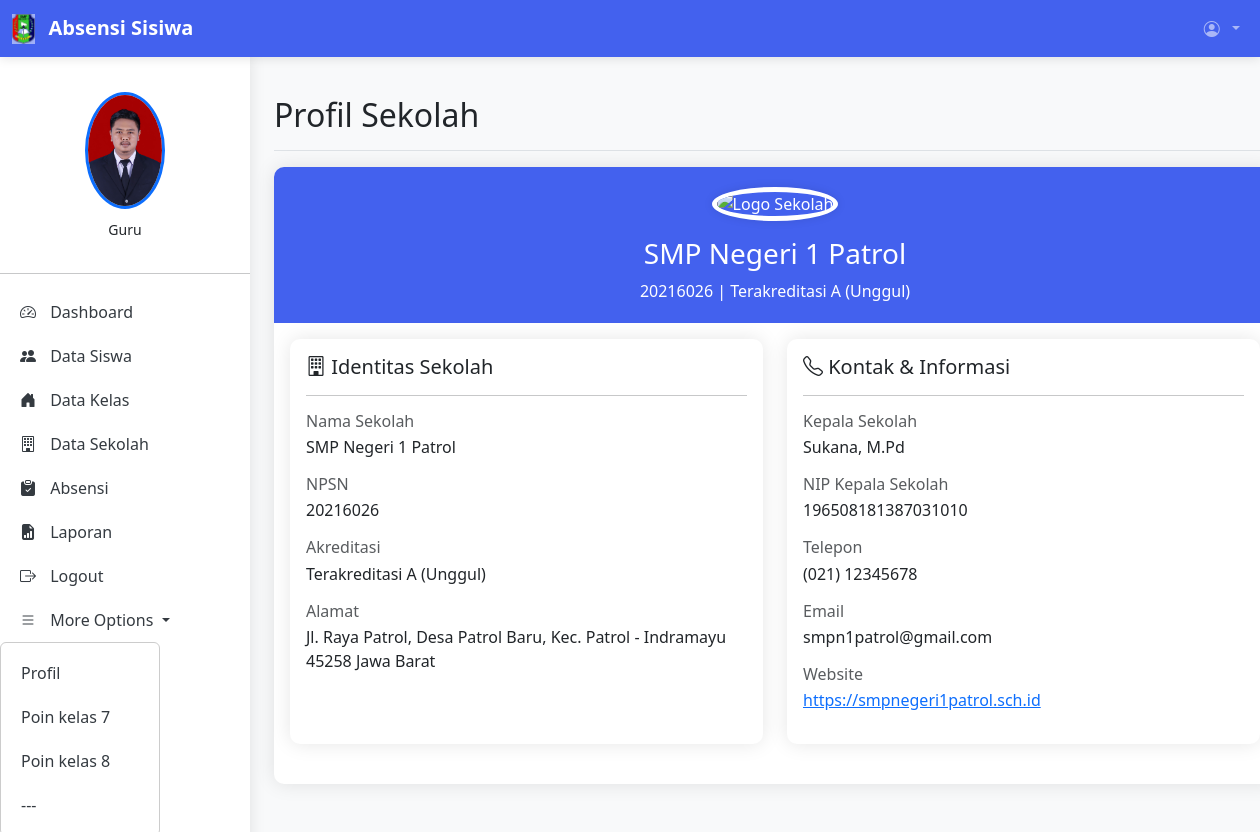
The page /sekolah/index.php (signed in) on the database its author committed.
### tables this page shows
CREATE TABLE `sekolah` (
  `id` int(11) NOT NULL,
  `nama_sekolah` varchar(100) NOT NULL,
  `nss` varchar(50) DEFAULT NULL,
  `npsn` varchar(50) DEFAULT NULL,
  `alamat` text NOT NULL,
  `kecamatan` varchar(50) DEFAULT NULL,
  `kabupaten` varchar(50) DEFAULT NULL,
  `provinsi` varchar(50) DEFAULT NULL,
  `telepon` varchar(20) NOT NULL,
  `email` varchar(50) NOT NULL,
  `website` varchar(100) DEFAULT NULL,
  `logo` varchar(255) DEFAULT NULL,
  `kepala_sekolah` varchar(100) DEFAULT NULL,
  `nip_kepala_sekolah` varchar(50) DEFAULT NULL
);

### sekolah/index.php (the view, shortened to what this page needs)
<?php
require '../koneksi.php';
$sekolah = mysqli_fetch_assoc(mysqli_query($conn, "SELECT * FROM sekolah LIMIT 1"));
?>
<!DOCTYPE html>
<html lang="en">
<head>
    <link href="https://cdn.jsdelivr.net/npm/bootstrap@5.3.0/dist/css/bootstrap.min.css" rel="stylesheet">
    <link rel="stylesheet" href="https://cdn.jsdelivr.net/npm/bootstrap-icons@1.10.0/font/bootstrap-icons.css">
    <link href="../style.css" rel="stylesheet">
</head>
<body>
    <?php include '../navbar.php'; ?>
    <?php include '../sidebar.php'; ?>
    <main class="col-md-9 ms-sm-9 col-lg-10 px-md-4 py-4">
        <div class="d-flex justify-content-between flex-wrap flex-md-nowrap align-items-center pt-3 pb-2 mb-3 border-bottom">
            <h1 class="h2">Profil Sekolah</h1>
        </div>
        <div class="card mb-4">
            <div class="profile-header text-center">
                <?php if(!empty($sekolah['logo'])): ?>
                    <img src="../img/Logo_NEPAT.jpg<?= $sekolah['logo'] ?>" class="profile-logo mb-3" alt="Logo Sekolah">
                <?php else: ?>
                    <img src="https://absen.c-test.my.id/img/Logo_NEPAT.png" class="profile-logo mb-3" alt="Logo Sekolah">
                <?php endif; ?>
                <h3><?= htmlspecialchars($sekolah['nama_sekolah'] ?? 'Nama Sekolah') ?></h3>
                <p class="mb-0"><?= htmlspecialchars($sekolah['npsn'] ?? '') ?> | <?= htmlspecialchars($sekolah['nss'] ?? '') ?></p>
            </div>
            <div class="card-body">
                <div class="row">
                    <div class="col-md-6 mb-4">
                        <div class="card info-card h-100">
                            <div class="card-body">
                                <h5 class="card-title"><i class="bi bi-building"></i> Identitas Sekolah</h5>
                                <hr>
                                <div class="mb-3">
                                    <h6 class="text-muted mb-1">Nama Sekolah</h6>
                                    <p><?= htmlspecialchars($sekolah['nama_sekolah'] ?? '-') ?></p>
                                </div>
                                <div class="mb-3">
                                    <h6 class="text-muted mb-1">NPSN</h6>
                                    <p><?= htmlspecialchars($sekolah['npsn'] ?? '-') ?></p>
                                </div>
                                <div class="mb-3">
                                    <h6 class="text-muted mb-1">Akreditasi</h6>
                                    <p><?= htmlspecialchars($sekolah['nss'] ?? '-') ?></p>
                                </div>
                                <div class="mb-3">
                                    <h6 class="text-muted mb-1">Alamat</h6>
                                    <p><?= htmlspecialchars($sekolah['alamat'] ?? '-') ?></p>
                                </div>
                            </div>
                        </div>
                    </div>
                    <div class="col-md-6 mb-4">
                        <div class="card info-card h-100">
                            <div class="card-body">
                                <h5 class="card-title"><i class="bi bi-telephone"></i> Kontak & Informasi</h5>
                                <hr>
                                <div class="mb-3">
                                    <h6 class="text-muted mb-1">Kepala Sekolah</h6>
                                    <p><?= htmlspecialchars($sekolah['kepala_sekolah'] ?? '-') ?></p>
                                </div>
                                <div class="mb-3">
                                    <h6 class="text-muted mb-1">NIP Kepala Sekolah</h6>
                                    <p><?= htmlspecialchars($sekolah['nip_kepala_sekolah'] ?? '-') ?></p>
                                </div>
                                <div class="mb-3">
                                    <h6 class="text-muted mb-1">Telepon</h6>
                                    <p><?= htmlspecialchars($sekolah['telepon'] ?? '-') ?></p>
                                </div>
                                <div class="mb-3">
                                    <h6 class="text-muted mb-1">Email</h6>
                                    <p><?= htmlspecialchars($sekolah['email'] ?? '-') ?></p>
                                </div>
                                <div class="mb-3">
                                    <h6 class="text-muted mb-1">Website</h6>
                                    <p>
                                        <?php if(!empty($sekolah['website'])): ?>
                                            <a href="<?= htmlspecialchars($sekolah['website']) ?>" target="_blank">
                                                <?= htmlspecialchars($sekolah['website']) ?>
                                            </a>
                                        <?php else: ?>
                                            -
                                        <?php endif; ?>
                                    </p>
                                </div>
                            </div>
                        </div>
                    </div>
                </div>
            </div>
        </div>
    </main>
</body>
</html>

### navbar.php (shortened to what this page needs)
<nav class="navbar navbar-expand-lg navbar-dark fixed-top">
    <div class="container-fluid">
        <a class="navbar-brand" href="../dashboard.php">
            <img src="../img/Logo_NEPAT.png" alt="Logo" class="d-inline-block align-text-top me-2">
            Absensi Sisiwa
        </a>
        <div class="collapse navbar-collapse" id="navbarNav">
            <ul class="navbar-nav ms-auto">
                <li class="nav-item dropdown">
                    <a class="nav-link dropdown-toggle" href="#" role="button" data-bs-toggle="dropdown">
                        <i class="bi bi-person-circle me-1"></i> <?= $_SESSION['nama'] ?>
                    </a>
                </li>
            </ul>
        </div>
    </div>
</nav>

### sidebar.php (shortened to what this page needs)
<div class="sidebar">
    <div class="text-center py-3">
        <img src="../img/BG.MERAH.jpg" class="rounded-circle border border-3 border-primary mb-2" style="width: 80px; height: auto;">
        <small><?= $_SESSION['role'] == 'admin' ? 'Administrator' : 'Guru' ?></small>
    </div>
    <hr>
    <ul class="sidebar-menu">
        <li>
            <a href="../dashboard.php">
                <i class="bi bi-speedometer2"></i> Dashboard
            </a>
        </li>
        <li>
            <a href="../siswa/index.php">
                <i class="bi bi-people-fill"></i> Data Siswa
            </a>
        </li>
        <li>
            <a href="../kelas/index.php">
                <i class="bi bi-house-door-fill"></i> Data Kelas
            </a>
        </li>
        <li>
            <a href="../sekolah/index.php">
                <i class="bi bi-building"></i> Data Sekolah
            </a>
        </li>
        <li>
            <a href="../absen/index.php">
                <i class="bi bi-clipboard-check-fill"></i> Absensi
            </a>
        </li>
        <li>
            <a href="../absen/laporan.analisis.php">
                <i class="bi bi-file-earmark-bar-graph-fill"></i> Laporan
            </a>
        </li>
        <li>
            <a href="../logout.php">
                <i class="bi bi-box-arrow-right"></i> Logout
            </a>
        </li>
        <li>
            <a href="#" class="dropdown-toggle">
                <i class="bi bi-list"></i> More Options
            </a>
            <ul class="dropdown-menu show">
                <li><a href="../user/profil.php" class="dropdown-item">Profil</a></li>
                <li><a href="https://docs.google.com/spreadsheets/d/1ZIGNDOzUoHPz4umAFVKgOoXjRRdGaO3B/edit?usp=sharing&ouid=102957725295425717089&rtpof=true&sd=true" class="dropdown-item">Poin kelas 7</a></li>
                <li><a href="https://docs.google.com/spreadsheets/d/1u2ErV7j_c_-kkneLRPxwSEUPLE0Evz6k/edit?usp=sharing&ouid=102957725295425717089&rtpof=true&sd=true" class="dropdown-item">Poin kelas 8</a></li>
                <li><a href="" class="dropdown-item">---</a></li>
            </ul>
        </li>
    </ul>
</div>

### style.css (style rules this page uses)
body { font-family: 'Segoe UI', Tahoma, Geneva, Verdana, sans-serif; background-color: #f8f9fa; }
.card { border-radius: 10px; border: none; box-shadow: 0 0 20px rgba(0, 0, 0, 0.1); }
.navbar { background-color: #4361ee; box-shadow: 0 2px 10px rgba(0, 0, 0, 0.1); }
.navbar-brand { font-weight: bold; }
.navbar img { height: 30px; margin-right: 10px; }
.sidebar { position: fixed; top: 56px; left: 0; bottom: 0; width: 250px; padding: 20px 0; background-color: white; box-shadow: 2px 0 10px rgba(0, 0, 0, 0.05); transition: all 0.3s; z-index: 1000; }
.sidebar-menu { list-style: none; padding: 0; margin: 0; }
.sidebar-menu li a { display: block; padding: 10px 20px; color: #343a40; text-decoration: none; transition: all 0.2s; }
.sidebar-menu li a i { margin-right: 10px; width: 20px; text-align: center; }
main { margin-left: 250px; padding: 20px; margin-top: 56px; transition: all 0.3s; }
:root { --primary-color: #4361ee; --secondary-color: #3f37c9; --success-color: #4cc9f0; }
body { background-color: #f8f9fa; }
.sidebar { min-height: 100vh; background-color: #fff; box-shadow: 0 0 15px rgba(0, 0, 0, 0.1); position: fixed; width: 250px; }

### sekolah/index.php (style rules this page uses)
.profile-header { background-color: #4361ee; color: white; padding: 20px; border-radius: 10px 10px 0 0; }
.profile-logo { width: 150px; height: 150px; object-fit: cover; border: 5px solid white; border-radius: 50%; box-shadow: 0 0 10px rgba(0,0,0,0.1); }
.info-card { border-left: 4px solid #4361ee; transition: all 0.3s; }

### sidebar.php (style rules this page uses)
.sidebar { width: 250px; max-width: 100%; overflow: auto; }
.dropdown-menu { display: none; position: absolute; background-color: white; border: 1px solid #ccc; z-index: 1000; }
.dropdown-menu.show { display: block; }
.dropdown-item { padding: 10px; text-decoration: none; color: black; }

### rows shown on the page
sekolah: nama_sekolah "SMP Negeri 1 Patrol", npsn "20216026", nss "Terakreditasi A (Unggul)", alamat "Jl. Raya Patrol, Desa Patrol Baru, Kec. Patrol - Indramayu 45258 Jawa Barat", kepala_sekolah "Sukana, M.Pd", nip_kepala_sekolah "196508181387031010", telepon "(021) 12345678", email "smpn1patrol@gmail.com", website "https://smpnegeri1patrol.sch.id"
